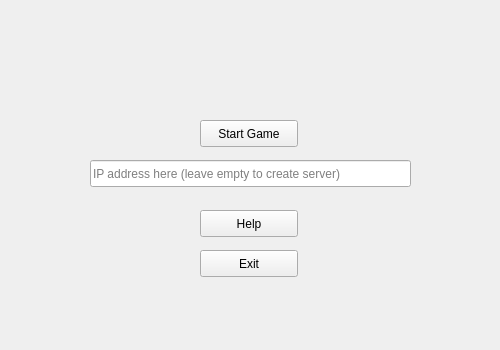
<?xml version="1.0" encoding="UTF-8"?>
<ui version="4.0">
 <class>MainWindow</class>
 <widget class="QMainWindow" name="MainWindow">
  <property name="geometry">
   <rect>
    <x>0</x>
    <y>0</y>
    <width>500</width>
    <height>350</height>
   </rect>
  </property>
  <property name="sizePolicy">
   <sizepolicy hsizetype="Fixed" vsizetype="Fixed">
    <horstretch>0</horstretch>
    <verstretch>0</verstretch>
   </sizepolicy>
  </property>
  <property name="minimumSize">
   <size>
    <width>500</width>
    <height>350</height>
   </size>
  </property>
  <property name="maximumSize">
   <size>
    <width>500</width>
    <height>350</height>
   </size>
  </property>
  <property name="windowTitle">
   <string>MainWindow</string>
  </property>
  <property name="styleSheet">
   <string notr="true"/>
  </property>
  <widget class="QWidget" name="centralWidget">
   <widget class="QLabel" name="label">
    <property name="geometry">
     <rect>
      <x>0</x>
      <y>0</y>
      <width>500</width>
      <height>351</height>
     </rect>
    </property>
    <property name="sizePolicy">
     <sizepolicy hsizetype="Preferred" vsizetype="Preferred">
      <horstretch>0</horstretch>
      <verstretch>0</verstretch>
     </sizepolicy>
    </property>
    <property name="styleSheet">
     <string notr="true"/>
    </property>
    <property name="locale">
     <locale language="English" country="UnitedStates"/>
    </property>
    <property name="text">
     <string/>
    </property>
    <property name="pixmap">
     <pixmap resource="client-resources.qrc">:/Resources/titlescreen.png</pixmap>
    </property>
   </widget>
   <widget class="QPushButton" name="btnStart">
    <property name="geometry">
     <rect>
      <x>200</x>
      <y>120</y>
      <width>98</width>
      <height>27</height>
     </rect>
    </property>
    <property name="styleSheet">
     <string notr="true"/>
    </property>
    <property name="text">
     <string>Start Game</string>
    </property>
   </widget>
   <widget class="QPushButton" name="btnHelp">
    <property name="geometry">
     <rect>
      <x>200</x>
      <y>210</y>
      <width>98</width>
      <height>27</height>
     </rect>
    </property>
    <property name="text">
     <string>Help</string>
    </property>
   </widget>
   <widget class="QPushButton" name="btnExit">
    <property name="geometry">
     <rect>
      <x>200</x>
      <y>250</y>
      <width>98</width>
      <height>27</height>
     </rect>
    </property>
    <property name="text">
     <string>Exit</string>
    </property>
   </widget>
   <widget class="QLineEdit" name="lineEdit">
    <property name="geometry">
     <rect>
      <x>90</x>
      <y>160</y>
      <width>321</width>
      <height>27</height>
     </rect>
    </property>
    <property name="text">
     <string/>
    </property>
    <property name="placeholderText">
     <string>IP address here (leave empty to create server)</string>
    </property>
   </widget>
  </widget>
 </widget>
 <layoutdefault spacing="6" margin="11"/>
 <resources>
  <include location="client-resources.qrc"/>
 </resources>
 <connections/>
</ui>
